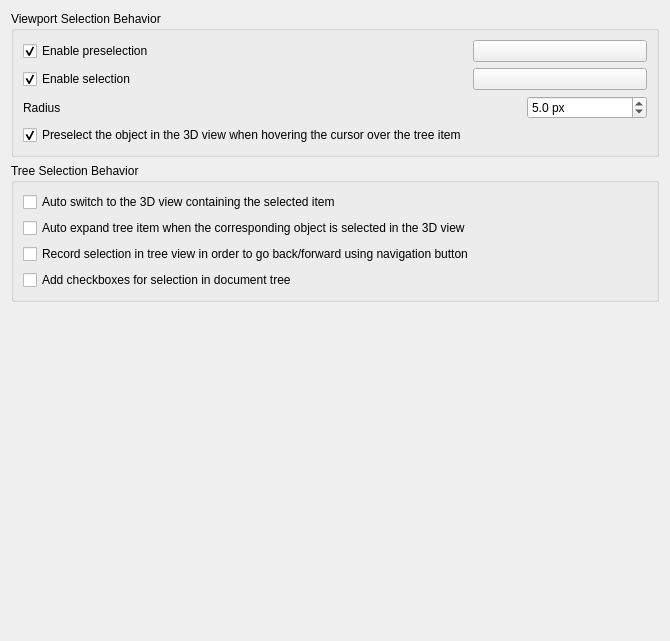
<?xml version="1.0" encoding="UTF-8"?>
<ui version="4.0">
 <class>Gui::Dialog::DlgSettingsSelection</class>
 <widget class="QWidget" name="Gui::Dialog::DlgSettingsSelection">
  <property name="geometry">
   <rect>
    <x>0</x>
    <y>0</y>
    <width>670</width>
    <height>641</height>
   </rect>
  </property>
  <property name="windowTitle">
   <string>Selection</string>
  </property>
  <layout class="QVBoxLayout" name="verticalLayout_4">
   <item>
    <widget class="QGroupBox" name="groupBox">
     <property name="title">
      <string>Viewport Selection Behavior</string>
     </property>
     <layout class="QGridLayout" name="gridLayout">
      <item row="4" column="1">
       <widget class="Gui::PrefColorButton" name="SelectionColor">
        <property name="toolTip">
         <string>The color used for highlighting selected objects in the 3D view</string>
        </property>
        <property name="text">
         <string/>
        </property>
        <property name="color">
         <color>
                    <red>31</red>
                    <green>111</green>
                    <blue>235</blue>
         </color>
        </property>
        <property name="prefEntry" stdset="0">
         <cstring>SelectionColor</cstring>
        </property>
        <property name="prefPath" stdset="0">
         <cstring>View</cstring>
        </property>
       </widget>
      </item>
      <item row="4" column="0">
       <widget class="Gui::PrefCheckBox" name="checkBoxSelection">
        <property name="toolTip">
         <string>Enable selection, highlighted with specified color</string>
        </property>
        <property name="text">
         <string>Enable selection</string>
        </property>
        <property name="checked">
         <bool>true</bool>
        </property>
        <property name="prefEntry" stdset="0">
         <cstring>EnableSelection</cstring>
        </property>
        <property name="prefPath" stdset="0">
         <cstring>View</cstring>
        </property>
       </widget>
      </item>
      <item row="7" column="0" colspan="2">
       <layout class="QHBoxLayout" name="horizontalLayout_1">
        <item>
         <widget class="QLabel" name="spinPickRadiusLabel">
          <property name="text">
           <string>Radius</string>
          </property>
         </widget>
        </item>
        <item>
         <spacer name="horizSpacer_1">
          <property name="orientation">
           <enum>Qt::Orientation::Horizontal</enum>
          </property>
          <property name="sizeHint" stdset="0">
           <size>
            <width>250</width>
            <height>10</height>
           </size>
          </property>
         </spacer>
        </item>
        <item>
         <widget class="Gui::PrefDoubleSpinBox" name="spinPickRadius">
          <property name="minimumSize">
           <size>
            <width>120</width>
            <height>0</height>
           </size>
          </property>
          <property name="toolTip">
           <string>Area for selecting elements in the 3D view.
A larger value makes it easier to select elements, but may prevent selection of small features.
      </string>
          </property>
          <property name="inputMethodHints">
           <set>Qt::InputMethodHint::ImhPreferNumbers</set>
          </property>
          <property name="suffix">
           <string notr="true"> px</string>
          </property>
          <property name="decimals">
           <number>1</number>
          </property>
          <property name="minimum">
           <double>0.500000000000000</double>
          </property>
          <property name="maximum">
           <double>200.000000000000000</double>
          </property>
          <property name="value">
           <double>5.000000000000000</double>
          </property>
          <property name="prefEntry" stdset="0">
           <cstring>PickRadius</cstring>
          </property>
          <property name="prefPath" stdset="0">
           <cstring>View</cstring>
          </property>
         </widget>
        </item>
       </layout>
      </item>
      <item row="3" column="1">
       <widget class="Gui::PrefColorButton" name="HighlightColor">
        <property name="toolTip">
         <string>The color used for highlighting preselected objects in the 3D view</string>
        </property>
        <property name="text">
         <string/>
        </property>
        <property name="color">
         <color>
                    <red>255</red>
                    <green>176</green>
                    <blue>32</blue>
         </color>
        </property>
        <property name="prefEntry" stdset="0">
         <cstring>HighlightColor</cstring>
        </property>
        <property name="prefPath" stdset="0">
         <cstring>View</cstring>
        </property>
       </widget>
      </item>
      <item row="3" column="0">
       <widget class="Gui::PrefCheckBox" name="checkBoxPreselection">
        <property name="minimumSize">
         <size>
          <width>240</width>
          <height>0</height>
         </size>
        </property>
        <property name="toolTip">
         <string>Enable preselection, highlighted with specified color</string>
        </property>
        <property name="text">
         <string>Enable preselection</string>
        </property>
        <property name="checked">
         <bool>true</bool>
        </property>
        <property name="prefEntry" stdset="0">
         <cstring>EnablePreselection</cstring>
        </property>
        <property name="prefPath" stdset="0">
         <cstring>View</cstring>
        </property>
       </widget>
      </item>
      <item row="8" column="0">
       <widget class="Gui::PrefCheckBox" name="checkBoxPreselect">
        <property name="text">
         <string>Preselect the object in the 3D view when hovering the cursor over the tree item</string>
        </property>
        <property name="checked">
         <bool>true</bool>
        </property>
        <property name="prefEntry" stdset="0">
         <cstring>PreSelection</cstring>
        </property>
        <property name="prefPath" stdset="0">
         <cstring>TreeView</cstring>
        </property>
       </widget>
      </item>
     </layout>
    </widget>
   </item>
   <item>
    <widget class="QGroupBox" name="groupBox_3">
     <property name="title">
      <string>Tree Selection Behavior</string>
     </property>
     <layout class="QVBoxLayout" name="verticalLayout_2">
      <item>
       <widget class="Gui::PrefCheckBox" name="checkBoxAutoSwitch">
        <property name="text">
         <string>Auto switch to the 3D view containing the selected item</string>
        </property>
        <property name="toolTip">
         <string>Selecting an item in the Tree View automatically activates its document and switches to its 3D view.</string>
        </property>
        <property name="prefEntry" stdset="0">
         <cstring>SyncView</cstring>
        </property>
        <property name="prefPath" stdset="0">
         <cstring>TreeView</cstring>
        </property>
       </widget>
      </item>
      <item>
       <widget class="Gui::PrefCheckBox" name="checkBoxAutoExpand">
        <property name="text">
         <string>Auto expand tree item when the corresponding object is selected in the 3D view</string>
        </property>
        <property name="toolTip">
         <string>Locates and reveals the selected object within the tree hierarchy. Prevents manual scrolling in deep, complex document structures.</string>
        </property>
        <property name="prefEntry" stdset="0">
         <cstring>SyncSelection</cstring>
        </property>
        <property name="prefPath" stdset="0">
         <cstring>TreeView</cstring>
        </property>
       </widget>
      </item>
      <item>
       <widget class="Gui::PrefCheckBox" name="checkBoxRecord">
        <property name="text">
         <string>Record selection in tree view in order to go back/forward using navigation button</string>
        </property>
        <property name="toolTip">
         <string>Enables selection history. Use 'Back' and 'Forward' navigation to toggle between previously selected objects without re-searching the tree.</string>
        </property>
        <property name="prefEntry" stdset="0">
         <cstring>RecordSelection</cstring>
        </property>
        <property name="prefPath" stdset="0">
         <cstring>TreeView</cstring>
        </property>
       </widget>
      </item>
      <item>
       <widget class="Gui::PrefCheckBox" name="checkBoxSelectionCheckBoxes">
        <property name="text">
         <string>Add checkboxes for selection in document tree</string>
        </property>
        <property name="toolTip">
         <string>Provides persistent selection toggles for each item. Simplifies batch operations and complex multi-selection without holding modifier keys (Ctrl/Shift).</string>
        </property>
        <property name="prefEntry" stdset="0">
         <cstring>CheckBoxesSelection</cstring>
        </property>
        <property name="prefPath" stdset="0">
         <cstring>TreeView</cstring>
        </property>
       </widget>
      </item>
     </layout>
    </widget>
   </item>
   <item>
    <spacer name="verticalSpacer">
     <property name="orientation">
      <enum>Qt::Orientation::Vertical</enum>
     </property>
     <property name="sizeHint" stdset="0">
      <size>
       <width>20</width>
       <height>245</height>
      </size>
     </property>
    </spacer>
   </item>
  </layout>
 </widget>
 <customwidgets>
  <customwidget>
   <class>Gui::ColorButton</class>
   <extends>QPushButton</extends>
   <header>Gui/Widgets.h</header>
  </customwidget>
  <customwidget>
   <class>Gui::PrefColorButton</class>
   <extends>Gui::ColorButton</extends>
   <header>Gui/PrefWidgets.h</header>
  </customwidget>
  <customwidget>
   <class>Gui::PrefCheckBox</class>
   <extends>QCheckBox</extends>
   <header>Gui/PrefWidgets.h</header>
  </customwidget>
  <customwidget>
   <class>Gui::PrefDoubleSpinBox</class>
   <extends>QDoubleSpinBox</extends>
   <header>Gui/PrefWidgets.h</header>
  </customwidget>
 </customwidgets>
 <resources/>
 <connections>
  <connection>
   <sender>checkBoxPreselection</sender>
   <signal>toggled(bool)</signal>
   <receiver>HighlightColor</receiver>
   <slot>setEnabled(bool)</slot>
   <hints>
    <hint type="sourcelabel">
     <x>20</x>
     <y>20</y>
    </hint>
    <hint type="destinationlabel">
     <x>20</x>
     <y>20</y>
    </hint>
   </hints>
  </connection>
  <connection>
   <sender>checkBoxSelection</sender>
   <signal>toggled(bool)</signal>
   <receiver>SelectionColor</receiver>
   <slot>setEnabled(bool)</slot>
   <hints>
    <hint type="sourcelabel">
     <x>20</x>
     <y>20</y>
    </hint>
    <hint type="destinationlabel">
     <x>20</x>
     <y>20</y>
    </hint>
   </hints>
  </connection>
 </connections>
</ui>
